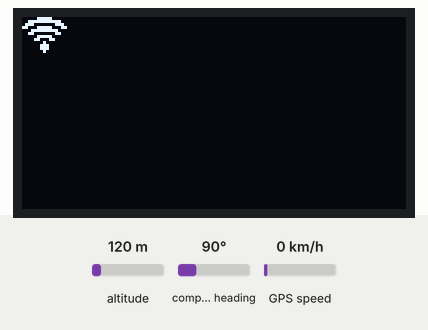
Simulated run of this sketch. Board: ESP32. Parts: 128×64 one-colour display. The test bench sets the inputs (shaded band); at power-on: altitude 120 m, compass heading 90°, GPS speed 0 km/h. WiFi joins after 1.5 s; servers stay silent unless stated; uploads are accepted with an empty reply; the GPS gets a fix after 3 s at 37.7749, -122.4194 with 8 satellites; what the sketch prints to the serial monitor is not drawn.

Above: at 1.1 s.

Measured:
- what the display in image 0 shows lasts 0.5 s, from 1.1 s to 1.6 s

The sketch:

esp32Gps.ino
```cpp
#include <TinyGPSPlus.h>
#include <HTTPClient.h>
#include <ArduinoJson.h>
#include <WiFi.h>
#include <HardwareSerial.h>

#include <SPI.h>
#include <Wire.h>
#include <Adafruit_GFX.h>
#include <Adafruit_SSD1306.h>

const char *ssid = "Yos";
const char *password = "yoelmgs01";

TinyGPSPlus gps;

//------Lcd Oled---------//
#define SCREEN_WIDTH 128  // OLED display width, in pixels
#define SCREEN_HEIGHT 64  // OLED display height, in pixels
Adafruit_SSD1306 display(SCREEN_WIDTH, SCREEN_HEIGHT, &Wire);
//-- end Lcd Oled-- //

const char *mode = "http://damkar.helloelrand.com/api/esp-mode";
const char *saveLoc = "http://damkar.helloelrand.com/api/save-loc";

// const char *mode = "http://192.168.2.195:8000/api/esp-mode";
// const char *saveLoc = "http://192.168.2.195:8000/api/save-loc";

String apiKey = "Sensor01";

unsigned long lastSensorReadTime = 0;
const int sendHttpReadInterval = 3000;

bool mode_gps = false;


// Gambar warna putih, opsi pilih Black
const unsigned char logo_wifi[] PROGMEM = {
  0x07, 0xc0, 0x3f, 0xf8, 0x70, 0x1c, 0xc7, 0xc6, 0x1f, 0xf0, 0x30, 0x18, 0x07, 0xc0, 0x0c, 0x60,
  0x01, 0x00, 0x03, 0x80, 0x03, 0x80, 0x01, 0x00, 0x00, 0x00, 0x00, 0x00, 0x00, 0x00
};

const unsigned char logo_wifi_black[] PROGMEM = {
  0xff, 0xfe, 0xff, 0xfe, 0xff, 0xfe, 0xff, 0xfe, 0xff, 0xfe, 0xff, 0xfe, 0xff, 0xfe, 0xff, 0xfe,
  0xff, 0xfe, 0xff, 0xfe, 0xff, 0xfe, 0xff, 0xfe, 0xff, 0xfe, 0xff, 0xfe, 0xff, 0xfe
};

void setup() {
  Serial.begin(9600);
  Serial2.begin(9600);

  if (!display.begin(SSD1306_SWITCHCAPVCC, 0x3C)) {
    Serial.println(F("SSD1306 allocation failed"));
    for (;;)
      ;  // Jika oled tidak terdetesi maka loop tidak akan di proses
  }

  display.clearDisplay();
  checkWiFiConnection();
  delay(2000);
}

void loop() {
  // updateSerial();
  if (millis() - lastSensorReadTime > sendHttpReadInterval) {
    Serial.println("Cek Mode...");
    sendHttpRequest(mode, apiKey);  // Baca status
    lastSensorReadTime = millis();  // Catat waktu terakhir pembacaan data
  }

  while (Serial2.available() > 0)
    if (gps.encode(Serial2.read()))
      displayInfo();

  if (millis() > 5000 && gps.charsProcessed() < 10) {
    Serial.println(F("No GPS detected: check wiring."));
    // while (true)
    //   ;
    delay(50);
  }
}

void displayInfo() {
  Serial.print(F("Location: "));
  if (gps.location.isValid()) {
    Serial.print("Lat: ");
    Serial.print(gps.location.lat(), 6);
    Serial.print(F(","));
    Serial.print("Lng: ");
    Serial.print(gps.location.lng(), 6);
    // Serial.println();
    double lat = gps.location.lat();
    double lng = gps.location.lng();
    saveLocation(saveLoc, apiKey, lat, lng);
    delay(1000);
  } else {
    Serial.println(F("INVALID"));
  }
}

void saveLocation(const char *saveLoc, String apiKey, double lat, double lng) {
  HTTPClient http;
  http.begin(saveLoc);
  http.addHeader("Content-Type", "application/x-www-form-urlencoded");

  String latStr = String(lat, 6);
  String lngStr = String(lng, 6);

  Serial.print("Lat :");
  Serial.println(latStr);
  Serial.print("Lng :");
  Serial.println(lngStr);

  String payload = "apiKey=" + apiKey + "&lat=" + latStr + "&lng=" + lngStr;
  int httpCode = http.POST(payload);
  String response = "";

  if (httpCode == 200) {
    response = http.getString();
    Serial.println("Response: " + response);
    mode_gps = false;
  } else if (httpCode == 404) {
    Serial.println("HTTP Error 404: Not Found");
  } else {
    Serial.println("Failed to make HTTP request");
  }
  http.end();
}

void sendHttpRequest(const char *mode, String apiKey) {
  HTTPClient http;
  http.begin(mode);
  http.addHeader("Content-Type", "application/x-www-form-urlencoded");

  int httpCode = http.POST("apiKey=" + String(apiKey));

  if (httpCode == 200) {
    String response = http.getString();
    Serial.println("HTTP Code: " + String(httpCode));
    Serial.println("Response: " + response);

    response.remove(0, 1);
    response.remove(response.length() - 1);

    if (response == "gps") {
      Serial.println("Mode gps");
      mode_gps = true;
      while (Serial2.available() > 0)
        if (gps.encode(Serial2.read()))
          displayInfo();
    } else if (response == "manual") {
      mode_gps = false;
    }
  } else if (httpCode == 404) {
    Serial.println("Not Found!");
  } else if (httpCode == 500) {
    Serial.println("Server Error");
  } else {
    Serial.println("Failed to make HTTP request");
  }
  http.end();
}

void checkWiFiConnection() {
  if (WiFi.status() != WL_CONNECTED) {
    Serial.println("Not connected to WiFi, trying to connect...");
    WiFi.begin(ssid, password);
    unsigned long start = millis();
    while (WiFi.status() != WL_CONNECTED) {
      if (millis() - start >= 5000) {
        Serial.println("Gagal Menghubungkan ke Wifi!");
        Serial.println("Mode Offline");
        break;
      }
      delay(1000);
      Serial.println("Connecting to WiFi...");
      display.drawBitmap(0, 0, logo_wifi, 15, 15, 1);
      display.display();
      delay(500);
      display.drawBitmap(0, 0, logo_wifi_black, 15, 15, 0);
      display.display();
    }
    if (WiFi.status() == WL_CONNECTED) {
      Serial.println("Successfully connected to wifi");
      display.drawBitmap(0, 0, logo_wifi, 15, 15, 1);
      display.display();
    } else {
      Serial.println("Failed to connect to WiFi");
    }
  }
}
// void updateSerial() {
//   delay(500);
//   while (Serial.available()) {
//     Serial2.write(Serial.read());  //Forward what Serial received to Software Serial Port
//   }
//   while (Serial2.available()) {
//     Serial.write(Serial2.read());  //Forward what Software Serial received to Serial Port
//   }
// }
```
